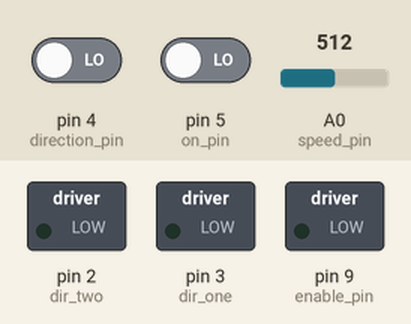
Recording of a sketch running on a simulated Arduino Uno, built with avr-gcc and run on an emulated ATmega328P. Parts: switched loads named in the sketch (green lamp = pin HIGH). Inputs (shaded band) come from the test bench; at power-on: pin 5 (on_pin) LOW, A0 (speed_pin) = 512, pin 4 (direction_pin) LOW.

Above: at 1.2 s.
1.3 s: pin 5 (on_pin) driven HIGH
At 1.7 s:
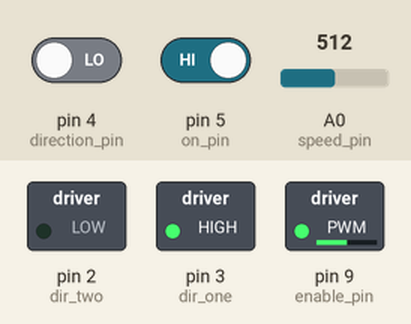
2.8 s: A0 (speed_pin) set to 716
At 4.0 s:
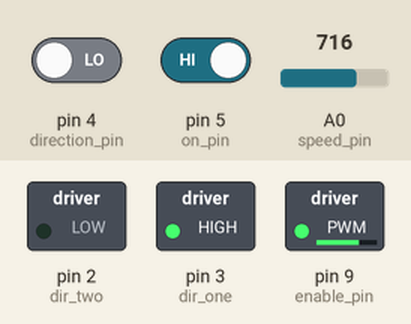
4.3 s: pin 4 (direction_pin) driven HIGH
At 5.2 s:
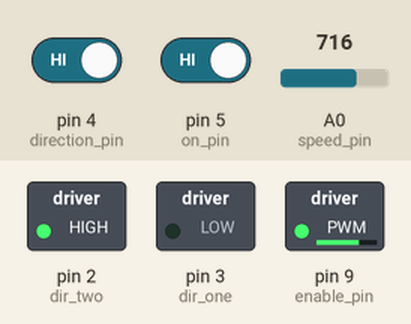
5.8 s: A0 (speed_pin) set to 900
At 6.3 s:
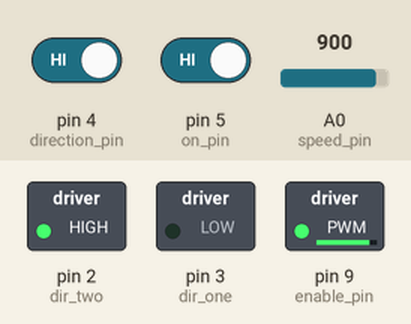
7.3 s: pin 4 (direction_pin) driven LOW
At 8.5 s:
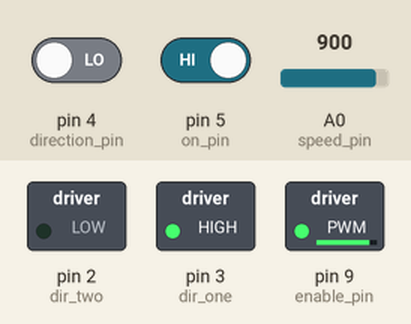
8.8 s: pin 5 (on_pin) driven LOW
At 9.8 s:
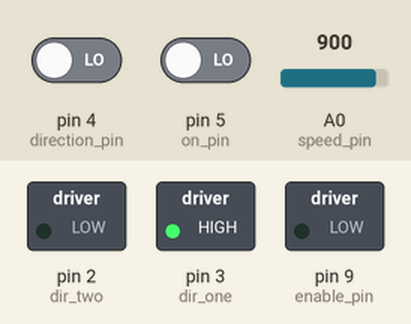
Timing chart, 0 to 11.3 s (numbered marks = the images above; inputs shaded):
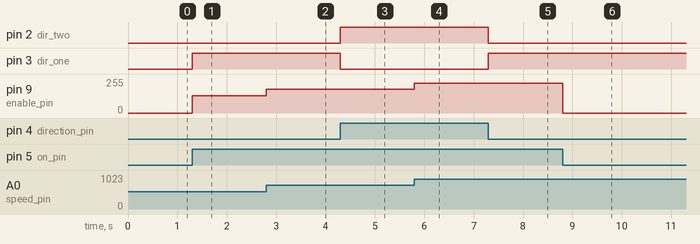

The sketch:

MotorSpeed.ino
```cpp
const int on_pin = 5;
const int direction_pin = 4;
const int enable_pin = 9;
const int dir_one = 3;
const int dir_two = 2;
const int speed_pin = A0;

int speed = 0;

void setup() {
  pinMode(on_pin, INPUT);
  pinMode(direction_pin, INPUT);
  pinMode(enable_pin, OUTPUT);
  pinMode(dir_one, OUTPUT);
  pinMode(dir_two, OUTPUT);
  digitalWrite(enable_pin, LOW);
}

void loop() {
  delay(1);
  if(digitalRead(on_pin)){
    speed = analogRead(speed_pin)/4;
    if(digitalRead(direction_pin)){
      digitalWrite(dir_one, LOW);
      digitalWrite(dir_two, HIGH);
    }else{
      digitalWrite(dir_one, HIGH);
      digitalWrite(dir_two, LOW);
    }

    analogWrite(enable_pin, speed);
  }else{
    digitalWrite(enable_pin, LOW);
  }

}
```

Measured:
- after the input at 1.3 s, pin 3 (dir_one): LOW → HIGH at once; pin 9 (enable_pin): 0/255 → 128/255 at once
- after the input at 2.8 s, pin 9 (enable_pin): 128/255 → 179/255 at once
- after the input at 4.3 s, pin 2 (dir_two): LOW → HIGH at once; pin 3 (dir_one): HIGH → LOW at once
- after the input at 5.8 s, pin 9 (enable_pin): 179/255 → 225/255 at once
- after the input at 7.3 s, pin 2 (dir_two): HIGH → LOW at once; pin 3 (dir_one): LOW → HIGH at once
- after the input at 8.8 s, pin 9 (enable_pin): 225/255 → 0/255 at once
